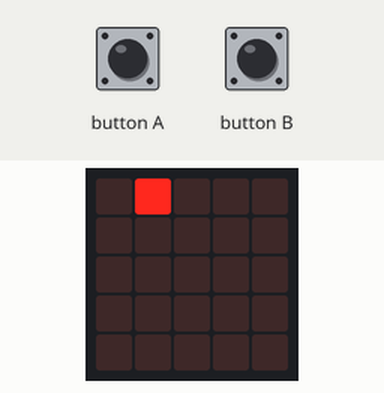
Bench run of a program on a simulated BBC micro:bit (MakeCode). Shown: the board's 5×5 LED display. Inputs (shaded band) come from the test bench.

Above: at 1.6 s.
1.7 s: button A pressed 5 times (0.12 s each, 0.3 s apart)
At 3.8 s:
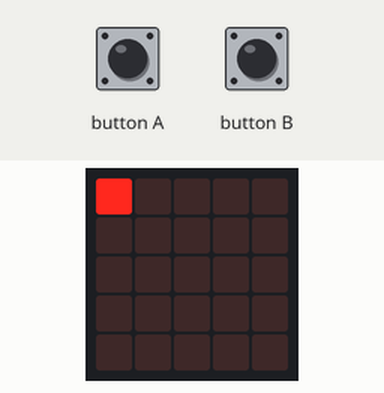
6.2 s: button B pressed for 0.15 s
At 7.9 s:
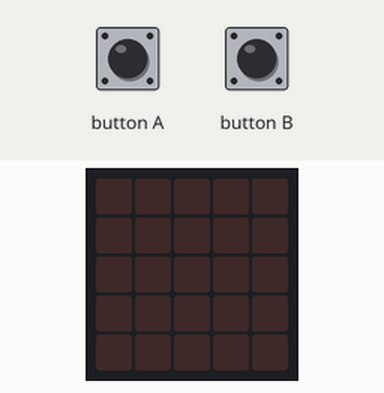
8.5 s: button A pressed for 0.15 s
At 9.7 s:
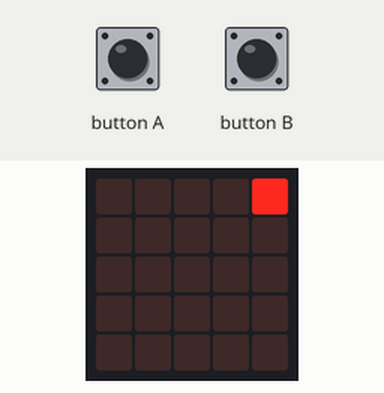
Timing chart, 0 to 11.5 s (numbered marks = the images above; inputs shaded):
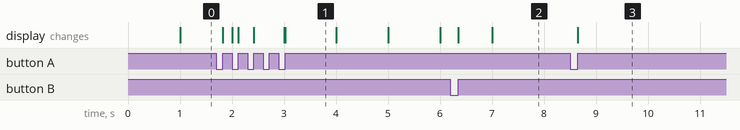

Measured:
- after the input at 1.7 s, the display: changes after 0.12 s (image 1)
- after the input at 8.5 s, the display: changes after 0.15 s (image 3)
- what the display in image 1 shows lasts 1.0 s, from 3.0 s to 4.0 s

The program:

main.ts
```typescript
input.onButtonPressed(Button.A, function () {
    led.unplot(x, y)
    x += -1
    led.plot(x, 0)
    if (x < y) {
        x = 0
    }
})
input.onButtonPressed(Button.B, function () {
    led.unplot(x, y)
    x += 1
    led.plot(x, 0)
    if (x > 4) {
        x = 4
    }
})
let y = 0
let x = 0
x = 0
y = 0
basic.forever(function () {
    led.plot(x, y)
    if (x == 0) {
        while (x < 4) {
            basic.pause(1000)
            x += 1
            led.plot(x, y)
            led.unplot(x - 1, y)
        }
        if (x == 4) {
            while (x > 0) {
                basic.pause(1000)
                x += -1
                led.plot(x, y)
                led.unplot(x + 1, y)
            }
        }
    }
})
```

test.ts
```typescript
// les tests vont ici ; cela ne sera pas compilé si ce paquet est utilisé en tant qu'extension.
```
